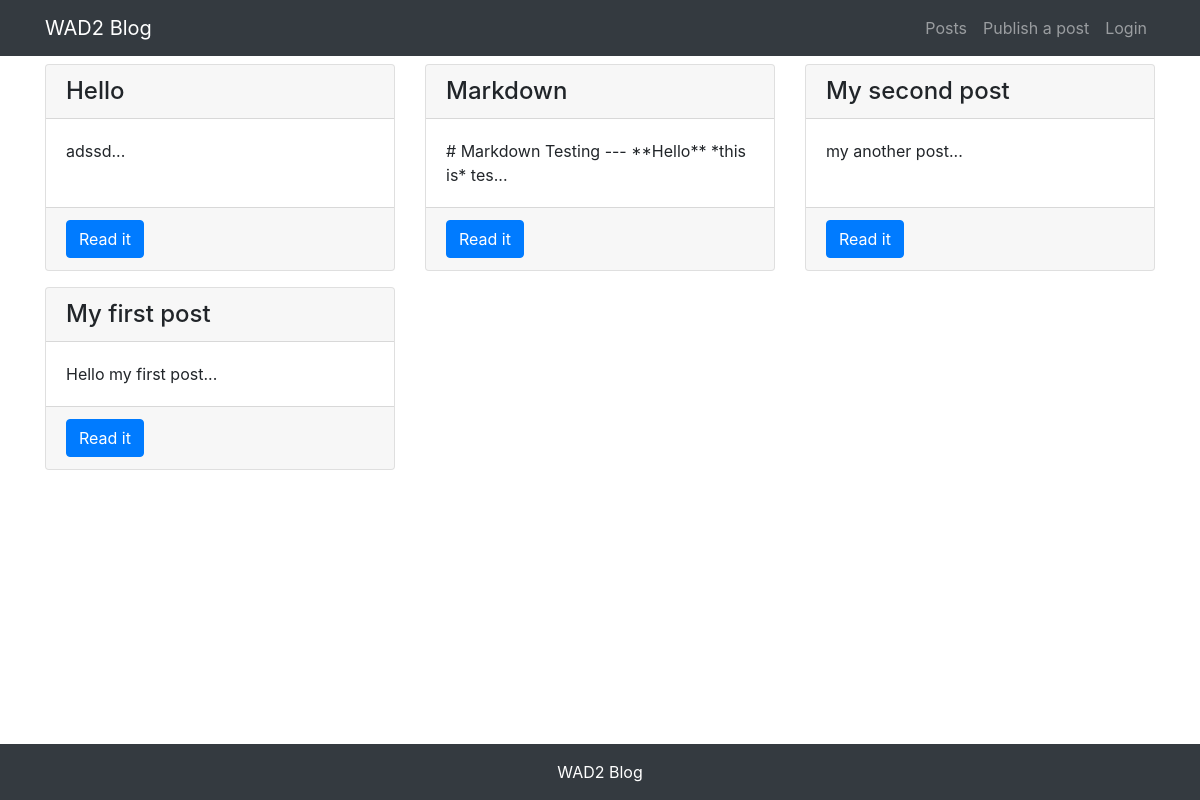
/post/post-list/, run on an earlier commit of the app's database.
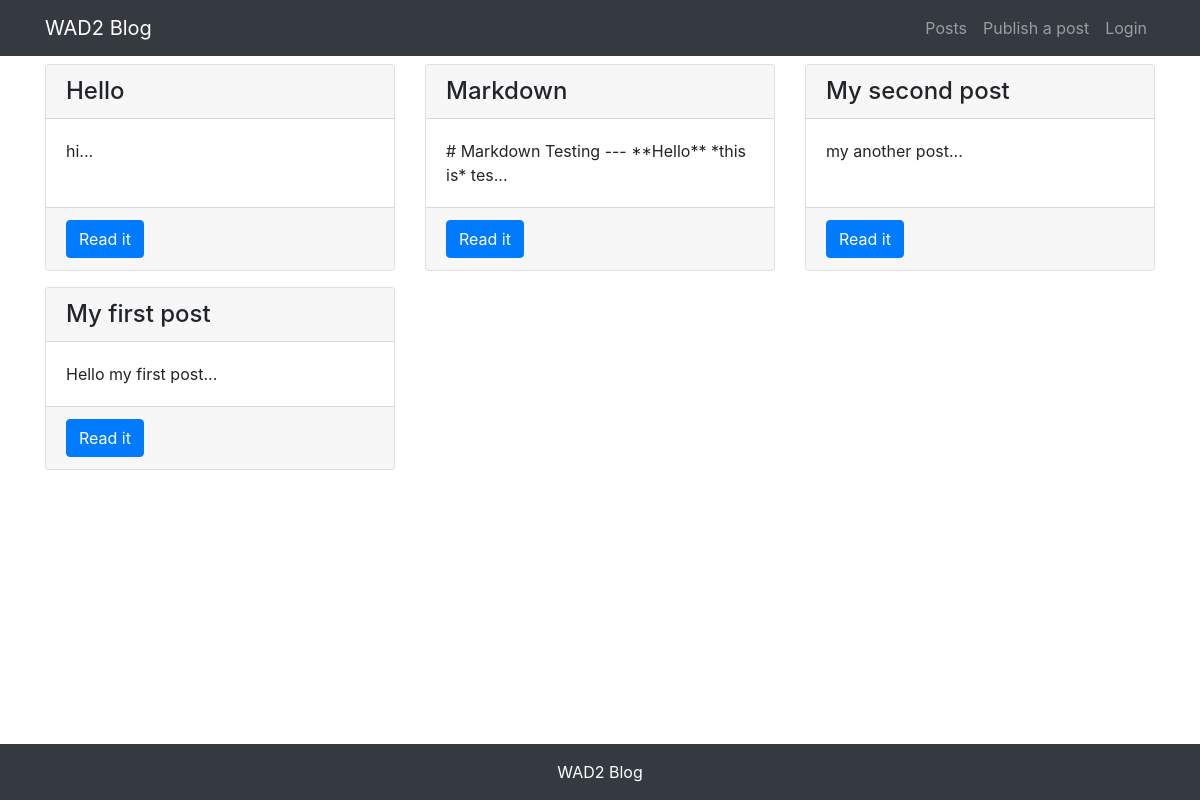
And on a later commit of the database.
### post/models.py (models this page shows, shortened)
class Post(models.Model):
    author = models.ForeignKey(User, on_delete=models.CASCADE)
    title = models.CharField(max_length = 50)
    body = models.TextField()
    created_time = models.DateTimeField(default = timezone.now)
    update_time = models.DateTimeField(auto_now=True)
    class Meta:
        ordering = ('-created_time', )

### post/views.py (the view)
# urls.py: path('post-list/', views.post_list, name="post_list"),
def post_list(request):
    posts = Post.objects.all()
    context = { 'posts': posts }
    return render(request, 'post/list.html', context)

### templates/post/list.html (shortened to what this page needs)
{% extends "base.html" %}
{% load staticfiles %}
{% block content %}
<div class="container">
    <div class="row mt-2">
        {% for post in posts %}
        <div class="col-4 mb-3">
            <div class="card h-100">
                <h4 class="card-header">{{ post.title }}</h4>
                <div class="card-body">
                    <p class="card-text">{{ post.body|slice:'50' }}...</p>
                </div>
                <div class="card-footer">
                    <a href="{% url 'post:post_detail' post.id %}" class="btn btn-primary">Read it</a>
                </div>
            </div>
        </div>
        {% endfor %}
    </div>
</div>
{% endblock content %}

What changed in the data, as far as the page shows it:
changed Post "Hello": body "adssd" → "hi"
